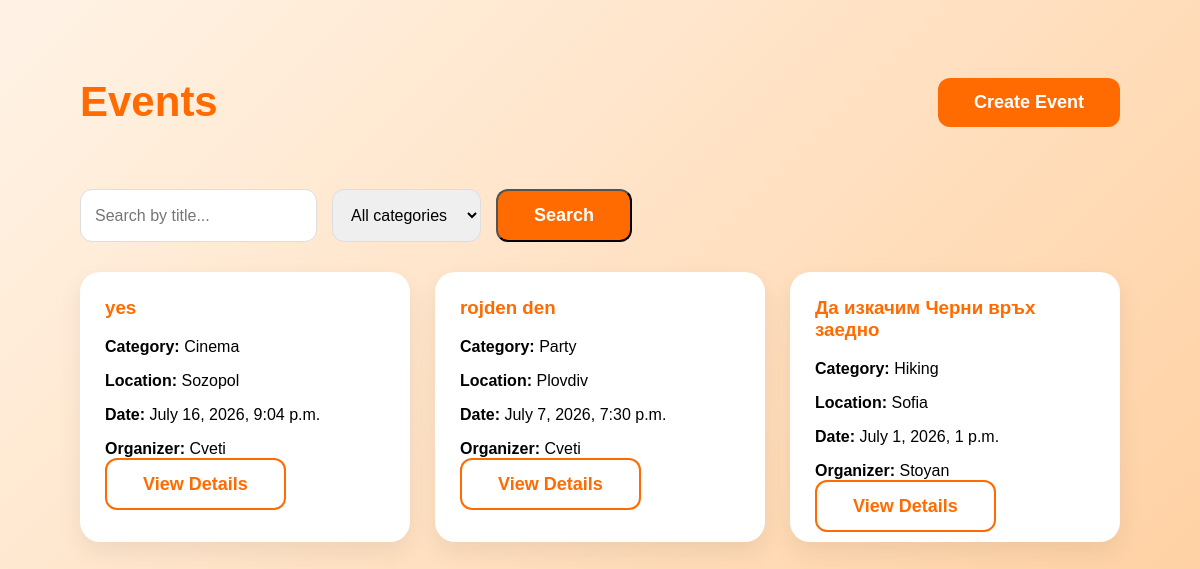
Screenshot of /events/ (signed in) with the database file from the repository.
### events/models.py (models this page shows, shortened)
class Event(models.Model):
    CATEGORY_CHOICES = [
        ("sport", "Sport"),
        ("party", "Party"),
        ("festival", "Festival"),
        ("hiking", "Hiking"),
        ("cinema", "Cinema"),
        ("concert", "Concert"),
        ("games", "Board Games"),
        ("other", "Other"),
    ]
    organizer = models.ForeignKey(
        User,
        on_delete=models.CASCADE,
        related_name="created_events"
    )
    title = models.CharField(max_length=100)
    description = models.TextField()
    category = models.CharField(
        max_length=50,
        choices=CATEGORY_CHOICES
    )
    location = models.CharField(max_length=150)
    date_time = models.DateTimeField()
    max_participants = models.PositiveIntegerField()
    is_adults_only = models.BooleanField(default=False)
    created_at = models.DateTimeField(auto_now_add=True)

### events/views.py (the view)
# urls.py: path("", views.events_list_view, name="events_list"),
@login_required
def events_list_view(request):
    events = Event.objects.all().order_by("-created_at")
    search_query = request.GET.get("search")
    category = request.GET.get("category")
    if search_query:
        events = events.filter(
            Q(title__icontains=search_query) |
            Q(location__icontains=search_query)
        )
    if category:
        events = events.filter(category=category)
    return render(request, "events/events_list.html", {
        "events": events,
        "search_query": search_query,
        "category": category,
        "categories": Event.CATEGORY_CHOICES,
    })

### events/templates/events/events_list.html (shortened to what this page needs)
{% extends "base.html" %}
{% block content %}
<div class="page-container">
    <div class="page-header">
        <h1>Events</h1>
        <a href="{% url 'create_event' %}" class="btn btn-primary">Create Event</a>
    </div>
    <form method="GET" class="filter-form">
        <input
            type="text"
            name="search"
            placeholder="Search by title..."
            value="{{ search_query|default:'' }}">
        <select name="category">
            <option value="">All categories</option>
        </select>
        <button type="submit" class="btn btn-primary">
            Search
        </button>
    </form>
    <div class="event-grid">
        {% for event in events %}
            <div class="event-card">
                <h3>{{ event.title }}</h3>
                <p><strong>Category:</strong> {{ event.get_category_display }}</p>
                <p><strong>Location:</strong> {{ event.location }}</p>
                <p><strong>Date:</strong> {{ event.date_time }}</p>
                <p><strong>Organizer:</strong> {{ event.organizer.username }}</p>
                <a href="{% url 'event_details' event.id %}" class="btn btn-outline">
                    View Details
                </a>
            </div>
        {% empty %}
            <div class="event-card">
                <h3>No events yet</h3>
                <p>Create the first event in EventMate.</p>
            </div>
        {% endfor %}
    </div>
</div>
{% endblock %}

### accounts/static/css/style.css (style rules this page uses)
body { margin: 0; font-family: Arial, sans-serif; background: linear-gradient(135deg, #fff3e6, #ffd1a3); }
.btn { text-decoration: none; padding: 14px 36px; border-radius: 12px; font-size: 18px; font-weight: bold; }
.btn-primary { background: #ff6b00; color: white; }
.btn-outline { border: 2px solid #ff6b00; color: #ff6b00; }
.page-container { padding: 50px 80px; }
.page-header { display: flex; justify-content: space-between; align-items: center; margin-bottom: 35px; }
.page-header h1 { color: #ff6b00; font-size: 42px; }
.event-grid { display: grid; grid-template-columns: repeat(3, 1fr); gap: 25px; }
.event-card { background: white; padding: 25px; border-radius: 20px; box-shadow: 0 10px 25px rgba(0,0,0,0.07); }
.event-card h3 { color: #ff6b00; margin-top: 0; }
.filter-form { display: flex; gap: 15px; margin-bottom: 30px; }
.filter-form input, .filter-form select { padding: 14px; border-radius: 12px; border: 1px solid #ddd; font-size: 16px; }

### rows the page displays
Event: title "yes", category "Cinema", location "Sozopol", date_time "July 16, 2026, 9:04 p.m.", organizer.username "Cveti"
Event: title "rojden den", category "Party", location "Plovdiv", date_time "July 7, 2026, 7:30 p.m.", organizer.username "Cveti"
Event: title "Да изкачим Черни връх заедно", category "Hiking", location "Sofia", date_time "July 1, 2026, 1 p.m.", organizer.username "Stoyan"
